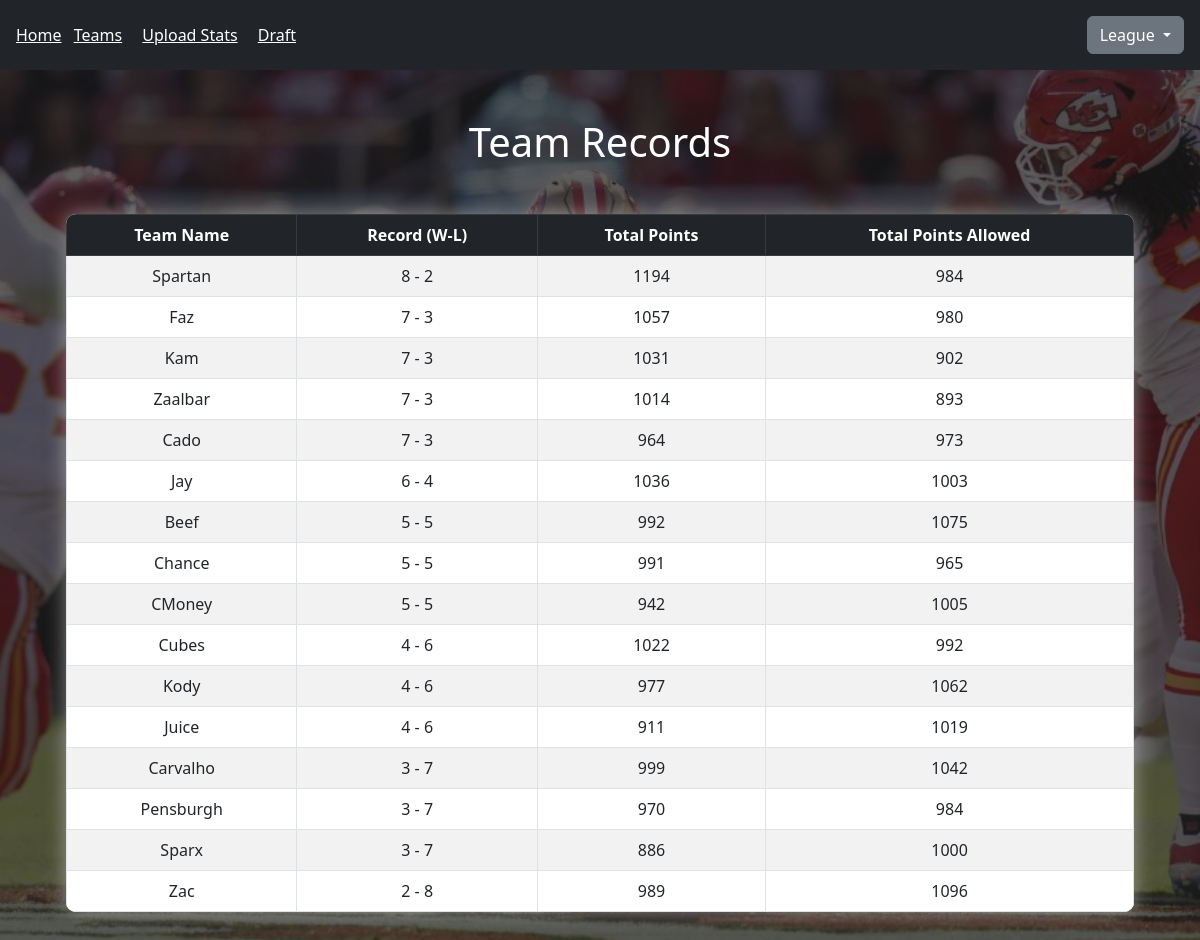
Page /records on the committed database.
### teams/models.py (models this page shows, shortened)
class Team(models.Model):
    name = models.CharField(max_length=20) # The teams name
    wins = models.PositiveIntegerField(default=0)
    losses = models.PositiveIntegerField(default=0)
    totalPoints = models.PositiveIntegerField(default=0)
    totalPointsAllowed = models.PositiveIntegerField(default=0)
    draftPick = models.PositiveIntegerField(default=0)

### pages/views.py (the view)
# urls.py: path('records', views.records, name='Records')
@csrf_exempt
def records(request):
    team_records = Team.objects.all().order_by('-wins', '-totalPoints')
    return render(request, 'records.html', {'team_records' : team_records})

### templates/records.html (shortened to what this page needs)
<!DOCTYPE html>
<html lang="en">
<head>
    {% load static %}
</head>
<body>
    {% include 'header.html' %}
    <div class="container my-5">
        <h1 class="text-center mb-4 text-white">Team Records</h1>
        <div class="table-responsive text-white text-center p-4">
            <table class="table table-striped table-hover table-bordered align-middle background-color-grey table-custom">
                <thead class="table-dark">
                    <tr>
                        <th scope="col">Team Name</th>
                        <th scope="col">Record (W-L)</th>
                        <th scope="col">Total Points</th>
                        <th scope="col">Total Points Allowed</th>
                    </tr>
                </thead>
                <tbody>
                    {% for team in team_records %}
                    <tr>
                        <td>{{ team.name }}</td>
                        <td>{{ team.wins }} - {{ team.losses }}</td>
                        <td>{{ team.totalPoints }}</td>
                        <td>{{ team.totalPointsAllowed }}</td>
                    </tr>
                    {% empty %}
                    <tr>
                        <td colspan="4" class="text-center">No Teams Found.</td>
                    </tr>
                    {% endfor %}
                </tbody>
            </table>
        </div>
    </div>
</body>
</html>

### templates/records.html (style rules this page uses)
body { background-color: #191919 !important; color: white; font-family: Arial, sans-serif; margin: 0; padding: 0; }
body::before { content: ""; position: fixed; top: 0; left: 0; width: 100%; height: 100%; background-image: url('/static/files/christianmccaffrey1.jpg'); background-repeat: no-repeat; background-position: center; background-size: cover; opacity: 0.3; z-index: -1; }
.background-color-grey { background-color: #f8f9fa; }
.table-custom { border-radius: 10px; box-shadow: 0 0 20px rgba(206, 206, 206, 0.6); overflow: hidden; }

### rows in the picture
Team: name "Spartan", wins "8", losses "2", totalPoints "1194", totalPointsAllowed "984"
Team: name "Faz", wins "7", losses "3", totalPoints "1057", totalPointsAllowed "980"
Team: name "Kam", wins "7", losses "3", totalPoints "1031", totalPointsAllowed "902"
Team: name "Zaalbar", wins "7", losses "3", totalPoints "1014", totalPointsAllowed "893"
Team: name "Cado", wins "7", losses "3", totalPoints "964", totalPointsAllowed "973"
Team: name "Jay", wins "6", losses "4", totalPoints "1036", totalPointsAllowed "1003"
Team: name "Beef", wins "5", losses "5", totalPoints "992", totalPointsAllowed "1075"
Team: name "Chance", wins "5", losses "5", totalPoints "991", totalPointsAllowed "965"
Team: name "CMoney", wins "5", losses "5", totalPoints "942", totalPointsAllowed "1005"
Team: name "Cubes", wins "4", losses "6", totalPoints "1022", totalPointsAllowed "992"
Team: name "Kody", wins "4", losses "6", totalPoints "977", totalPointsAllowed "1062"
Team: name "Juice", wins "4", losses "6", totalPoints "911", totalPointsAllowed "1019"
Team: name "Carvalho", wins "3", losses "7", totalPoints "999", totalPointsAllowed "1042"
Team: name "Pensburgh", wins "3", losses "7", totalPoints "970", totalPointsAllowed "984"
Team: name "Sparx", wins "3", losses "7", totalPoints "886", totalPointsAllowed "1000"
Team: name "Zac", wins "2", losses "8", totalPoints "989", totalPointsAllowed "1096"
